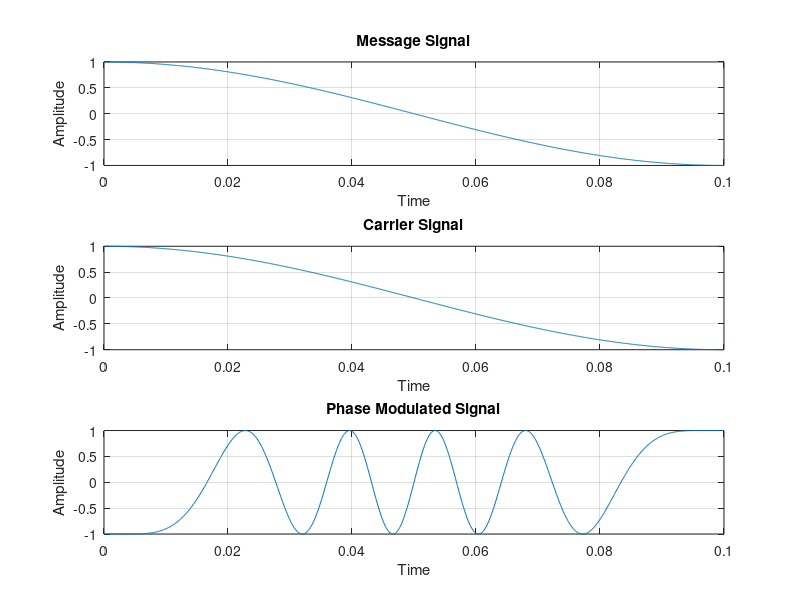

Reproduce this figure in MATLAB.
% Phase Modulation
t = 0:0.0001:0.1;
fm = input('Enter the message frequency: ');
fc = input('Enter the carrier frequency: ');
mi = pi * input('Enter modulation index: ');

mt = cos(2*pi*fm*t);
subplot(3,1,1);
plot(t, mt);
title('Message Signal');
xlabel('Time');
ylabel('Amplitude');
grid on;

ct = cos(2*pi*fc*t);
subplot(3,1,2);
plot(t, ct);
title('Carrier Signal');
xlabel('Time');
ylabel('Amplitude');
grid on;

y = cos(2*pi*fc*t + mi * mt);
subplot(3,1,3);
plot(t, y);
title('Phase Modulated Signal');
xlabel('Time');
ylabel('Amplitude');
grid on;
